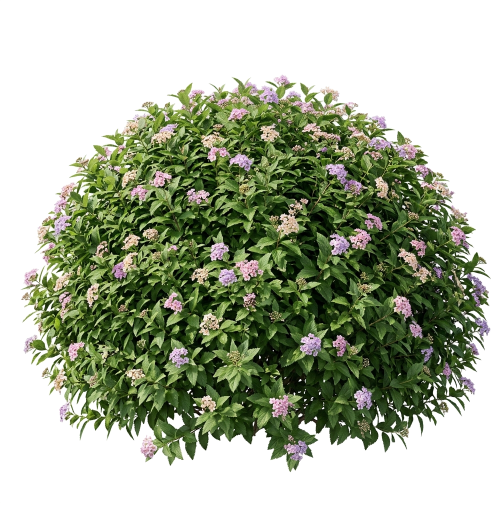
#> input picture assets/assembly_3d/modular/nature_bush.png, 990 x 1014 px, found by its file name (shown at 1/2 size)
$ python create_branch_and_leaf_assets.py
#> lines starting #> are read from the running program, lines starting #| are printed output that depends on the picture
import math
from PIL import Image, ImageDraw, ImageFilter

def create_branch_stem_texture(out_path, width=320, height=480):
    """
    Tạo texture cành cây / thân nhánh gỗ tự nhiên (Wooden branching stem).
    Gốc cây gỗ ở dưới, phân thành 4-5 nhánh cành xòe cong tự nhiên nâng đỡ tán lá.
    """
#> called with width = 360, height = 480
    im = Image.new('RGBA', (width, height), (0, 0, 0, 0))
#> im: PIL image 360x480 RGBA; every value is 0
    draw = ImageDraw.Draw(im)

    # Base trunk at bottom center
    cx = width / 2.0
    base_y = height - 10

    # Draw organic branching structure
    # Colors: dark bark brown with wood grain highlights
    bark_dark = (58, 38, 24, 255)
    bark_mid = (82, 54, 34, 255)
    bark_light = (110, 75, 48, 255)

    def draw_branch(x0, y0, length, angle_deg, start_thick, end_thick, depth=0):
#> called with x0 = 180, y0 = 470, length = 160, angle_deg = 0, start_thick = 32, end_thick = 18, depth = 0
        rad = math.radians(angle_deg)
        x1 = x0 + length * math.sin(rad)
        y1 = y0 - length * math.cos(rad)

        # Steps for smooth taper
        steps = int(max(10, length / 4))
        for i in range(steps):
            t = i / float(steps)
            # slight organic wavy curve
            wobble = math.sin(t * math.pi * 2.0 + depth) * (2.5 / (depth + 1))
            bx = x0 + (x1 - x0) * t + wobble
            by = y0 + (y1 - y0) * t
            thick = start_thick + (end_thick - start_thick) * t

            # Draw trunk slice with bark gradient
            r = thick / 2.0
            draw.ellipse([bx - r, by - r, bx + r, by + r], fill=bark_mid)
            draw.ellipse([bx - r*0.7, by - r*0.7, bx + r*0.5, by + r*0.5], fill=bark_light)

        if depth < 3:
            # Fork into sub-branches
            num_forks = 2 if depth > 0 else 3
            spread = 28 if depth == 0 else 35
            for f in range(num_forks):
                sub_angle = angle_deg + (f - (num_forks - 1) / 2.0) * spread + (math.sin(depth * 3) * 5)
                sub_len = length * (0.65 if depth == 0 else 0.72)
                sub_start_thick = end_thick * 0.85
                sub_end_thick = max(2.5, sub_start_thick * 0.45)
                draw_branch(x1, y1, sub_len, sub_angle, sub_start_thick, sub_end_thick, depth + 1)

    # Draw main central trunk
    draw_branch(cx, base_y, 160, 0, 32, 18, depth=0)
    # Secondary support base roots
    draw_branch(cx - 8, base_y, 80, -22, 18, 10, depth=1)
    draw_branch(cx + 8, base_y, 80, 22, 18, 10, depth=1)

    # Slight blur to soften pixel edges
    im = im.filter(ImageFilter.SMOOTH_MORE)
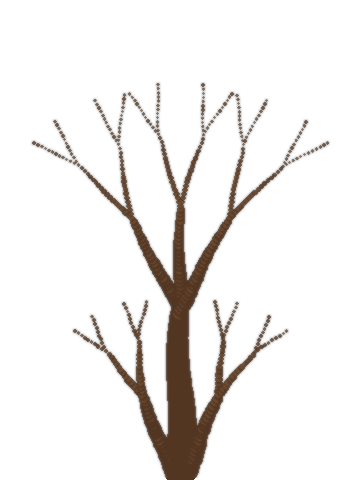
#> im: PIL image 360x480 RGBA; mean R, G, B, A 7.5, 5, 3.2, 21.6; transparent parts drawn white
    im.save(out_path, 'PNG')
    print(f'[OK] Created branch stem: {out_path} ({width}x{height})')

def create_organic_leaf_cluster(src_path, out_path, angle_offset=0, size=512):
    """
    Trích xuất chùm cành lá và hoa hữu cơ (Organic leaf & blossom cluster card)
    từ ảnh chụp bụi hoa chất lượng cao, tạo viền tự nhiên để cắm phân nhánh.
    """
#> called with angle_offset = 0, size = 512
    src = Image.open(src_path).convert('RGBA').resize((size, size), Image.Resampling.LANCZOS)

    # Rotate slightly if requested for natural organic variety
    if angle_offset != 0:
        src = src.rotate(angle_offset, Image.Resampling.BICUBIC, expand=False)

    # Create organic cluster mask: oval/fan shape with leaf scalloping
    mask = Image.new('L', (size, size), 0)
#> mask: PIL image 512x512 L; every value is 0
    cx, cy = size / 2.0, size / 2.0
    rx, ry = size * 0.42, size * 0.38

    pixels = mask.load()
    for y in range(size):
        for x in range(size):
            dx = (x - cx) / rx
            dy = (y - cy) / ry
            dist = math.sqrt(dx * dx + dy * dy)

            # Organic leaf edge noise
            angle = math.atan2(dy, dx)
            noise = (math.sin(angle * 12.0) * 0.06 +
                     math.cos(angle * 22.0) * 0.04 +
                     math.sin(angle * 5.0 + y * 0.05) * 0.05)

            effective_dist = dist + noise
            if effective_dist < 0.88:
                pixels[x, y] = 255
            elif effective_dist < 1.02:
                # Soft alpha edge
                alpha_factor = (1.02 - effective_dist) / 0.14
                pixels[x, y] = int(255 * max(0, min(1, alpha_factor)))

    # Multiply with source alpha
    result = src.copy()
    r, g, b, a = result.split()
    final_alpha = Image.new('L', (size, size))
    src_a = a.load()
    mask_p = mask.load()
    final_p = final_alpha.load()

    for y in range(size):
        for x in range(size):
            final_p[x, y] = int((src_a[x, y] * mask_p[x, y]) / 255)

    result.putalpha(final_alpha)
    result.save(out_path, 'PNG')
    print(f'[OK] Created leaf cluster: {out_path} ({size}x{size})')

if __name__ == '__main__':
    # 1. Wooden branching stems
    create_branch_stem_texture('assets/assembly_3d/modular/nature_branch_stem.png', 360, 480)

    # 2. Organic leaf & blossom clusters
    create_organic_leaf_cluster('assets/assembly_3d/modular/nature_bush.png', 'assets/assembly_3d/modular/nature_leaf_cluster_1.png', angle_offset=0)
    create_organic_leaf_cluster('assets/assembly_3d/modular/nature_bush.png', 'assets/assembly_3d/modular/nature_leaf_cluster_2.png', angle_offset=28)
#> call 2 of create_organic_leaf_cluster, with angle_offset = 28, size = 512
#> in create_organic_leaf_cluster (call 2), `r, g, b, a = result.split()`:
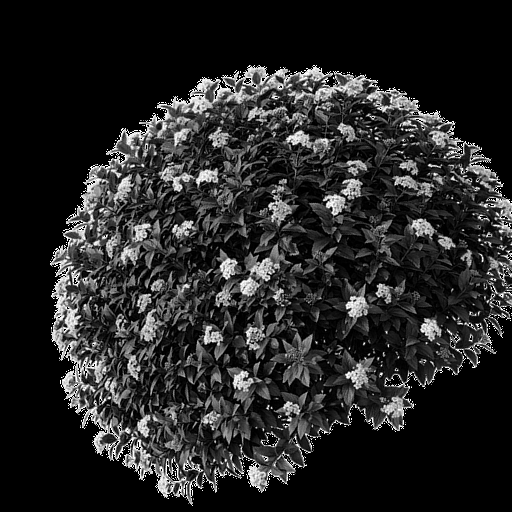
#> b: PIL image 512x512 L; min 0, max 255, mean 38
    create_organic_leaf_cluster('assets/assembly_3d/modular/nature_bush_top.png', 'assets/assembly_3d/modular/nature_leaf_canopy.png', angle_offset=-15)
#> call 3 of create_organic_leaf_cluster, with angle_offset = -15, size = 512
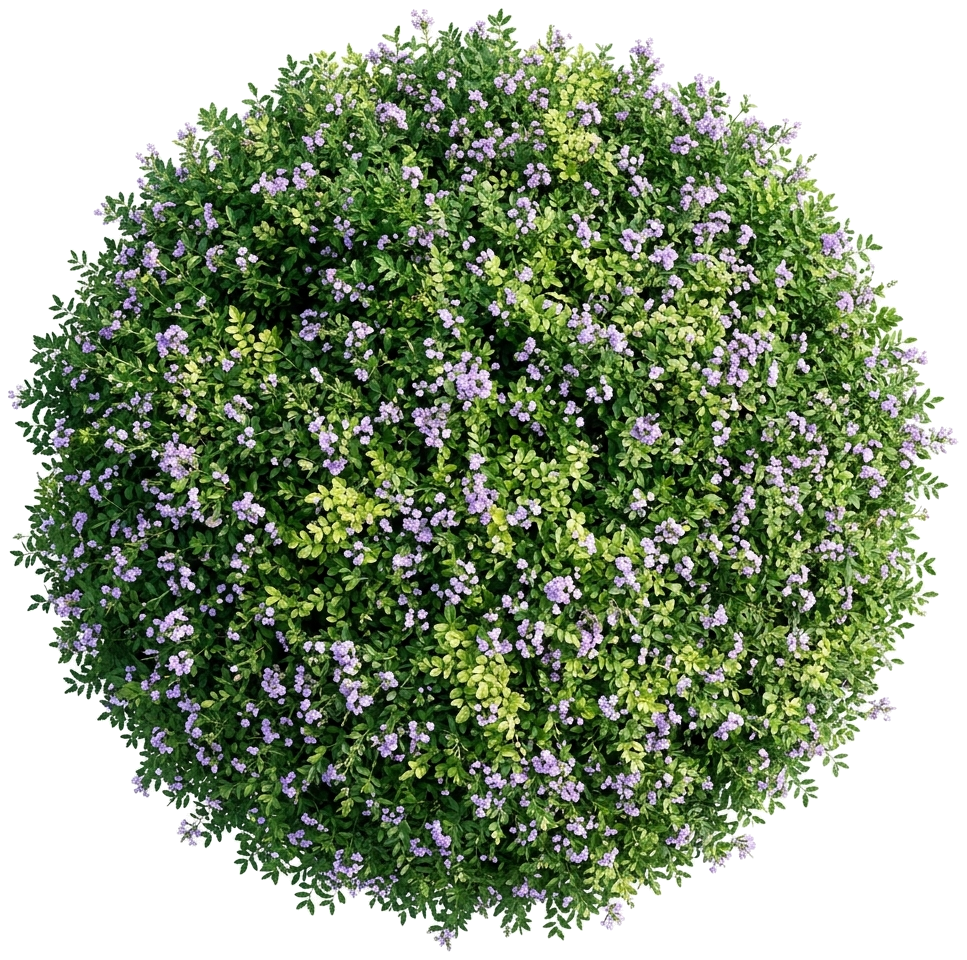
#> input picture assets/assembly_3d/modular/nature_bush_top.png, 967 x 960 px, found by its file name
#> in create_organic_leaf_cluster (call 3), `r, g, b, a = result.split()`:
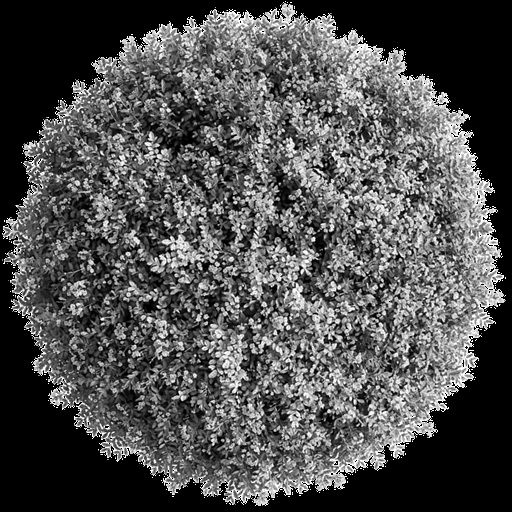
#> g: PIL image 512x512 L; min 0, max 255, mean 80.1
#> in create_organic_leaf_cluster (call 3), `r, g, b, a = result.split()`:
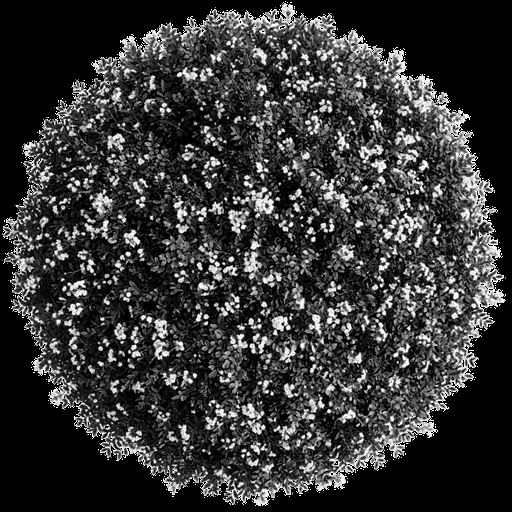
#> b: PIL image 512x512 L; min 0, max 255, mean 54
#> in create_organic_leaf_cluster (call 3), `result.putalpha(final_alpha)`:
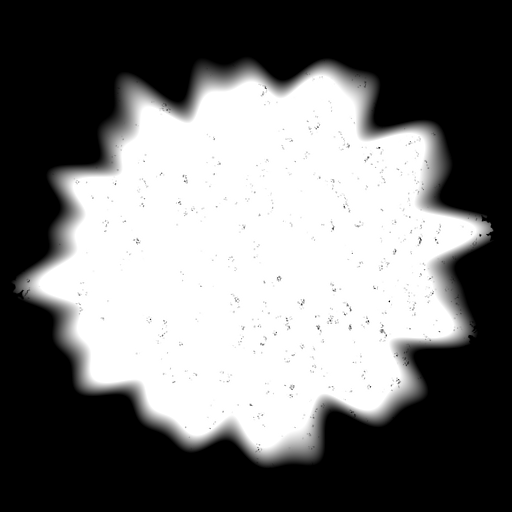
#> final_alpha: PIL image 512x512 L; min 0, max 255, mean 114.8
#> in create_organic_leaf_cluster (call 3), `result.putalpha(final_alpha)`:
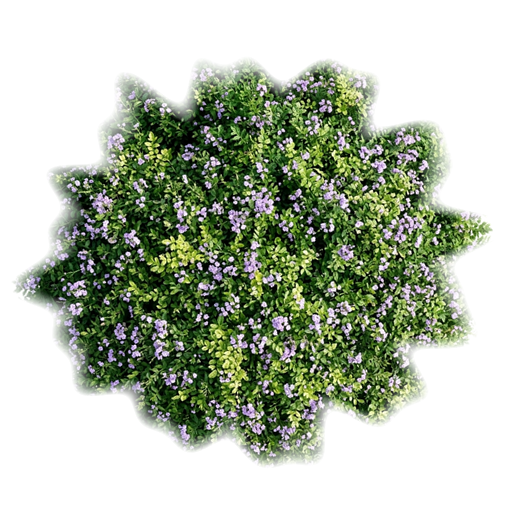
#> result: PIL image 512x512 RGBA; mean R, G, B, A 66.2, 80.1, 54, 114.8; transparent parts drawn white
